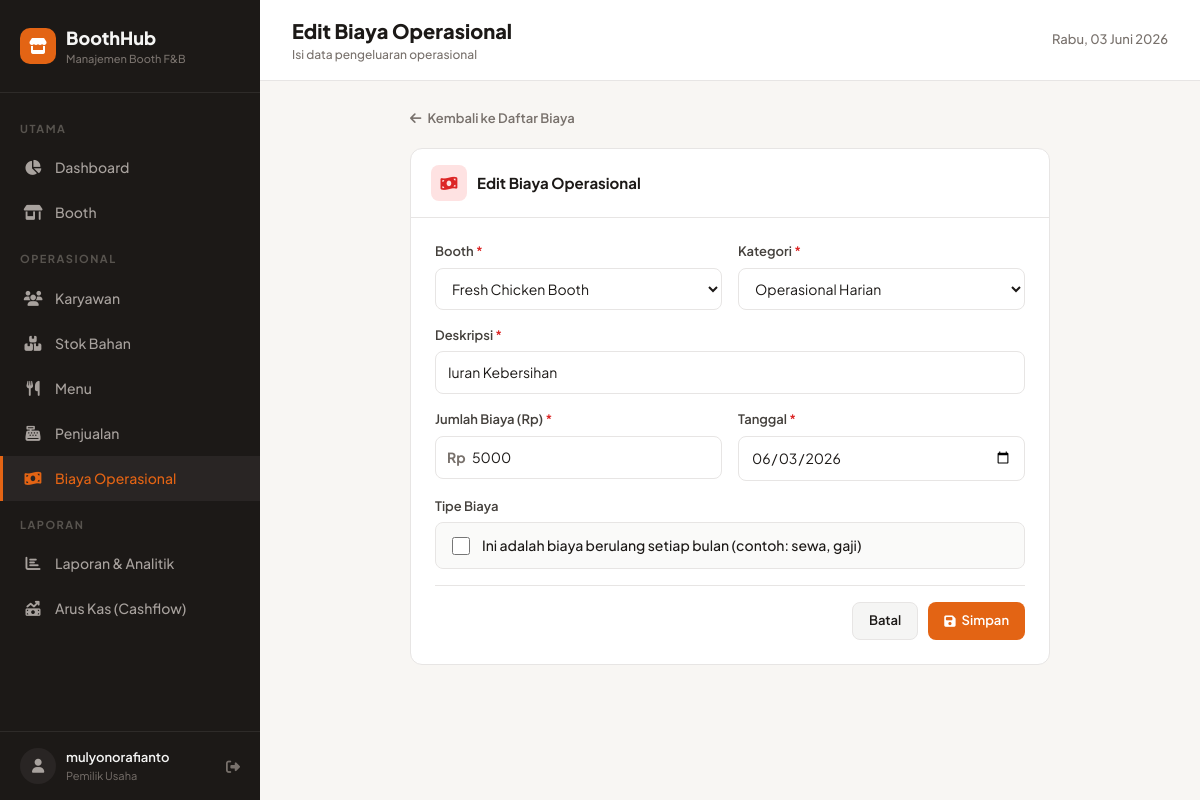
Page /biaya/2/update/ (signed in) on the committed database.
### boothapp/models.py (models this page shows, shortened)
class OperationalExpense(models.Model):
    CATEGORY_CHOICES = [
        ('karyawan', 'Biaya Karyawan'),
        ('sewa', 'Sewa Tempat'),
        ('investasi', 'Investasi Awal'),
        ('operasional', 'Operasional Harian'),
    ]
    booth = models.ForeignKey(Booth, on_delete=models.CASCADE, related_name='expenses')
    category = models.CharField(max_length=20, choices=CATEGORY_CHOICES, verbose_name='Kategori')
    description = models.CharField(max_length=200, verbose_name='Deskripsi')
    amount = models.PositiveIntegerField(verbose_name='Jumlah Biaya')
    date = models.DateField(verbose_name='Tanggal Pengeluaran')
    is_recurring = models.BooleanField(default=False, verbose_name='Biaya Berulang (Bulanan)')
    created_at = models.DateTimeField(auto_now_add=True)
    class Meta:
        verbose_name = 'Biaya Operasional'
        verbose_name_plural = 'Biaya Operasional'
        ordering = ['-date', '-created_at']

### boothapp/views.py (the view)
# urls.py: path('biaya/<int:pk>/update/', views.expense_update, name='expense_update'),
@login_required
def expense_update(request, pk):
    expense = get_object_or_404(OperationalExpense, pk=pk)
    if request.method == 'POST':
        form = OperationalExpenseForm(request.POST, instance=expense)
        if form.is_valid():
            form.save()
            return redirect('boothapp:expense_list')
    else:
        form = OperationalExpenseForm(instance=expense)
    return render(request, 'boothapp/expense_form.html', {'form': form, 'title': 'Edit Biaya Operasional'})

### boothapp/forms.py
class OperationalExpenseForm(forms.ModelForm):
    class Meta:
        model = OperationalExpense
        fields = ['booth', 'category', 'description', 'amount', 'date', 'is_recurring']
        widgets = {
            'description': forms.TextInput(attrs={'class': 'form-input', 'placeholder': 'Contoh: Gaji Januari, Sewa Bulan Feb'}),
            'amount': forms.NumberInput(attrs={'class': 'form-input'}),
            'date': forms.DateInput(attrs={'class': 'form-input', 'type': 'date'}),
        }

### boothapp/models.py (called while the page is built)
    def __str__(self):
        return self.name

### templates/boothapp/expense_form.html (shortened to what this page needs)
{% extends 'boothapp/base.html' %}
{% block nav_biaya %}active{% endblock %}
{% block page_title %}{{ title }}{% endblock %}
{% block page_subtitle %}Isi data pengeluaran operasional{% endblock %}
{% block content %}
<div style="max-width:640px;margin:0 auto;">
    <a href="{% url 'boothapp:expense_list' %}" style="display:inline-flex;align-items:center;gap:6px;color:var(--muted);text-decoration:none;font-size:13px;font-weight:600;margin-bottom:20px;"
       onmouseover="this.style.color='var(--accent)'" onmouseout="this.style.color='var(--muted)'">
        <i class="fas fa-arrow-left"></i> Kembali ke Daftar Biaya
    </a>
    <div class="card">
        <div class="card-header">
            <div style="display:flex;align-items:center;gap:10px;">
                <div style="width:36px;height:36px;border-radius:8px;background:#FEE2E2;display:flex;align-items:center;justify-content:center;">
                    <i class="fas fa-money-bill-wave" style="color:var(--danger);font-size:15px;"></i>
                </div>
                <span>{{ title }}</span>
            </div>
        </div>
        <div style="padding:24px;">
            <form method="post" novalidate>
                <div style="display:grid;grid-template-columns:1fr 1fr;gap:16px;">
                    <div class="form-group">
                        <label class="form-label">Booth <span style="color:var(--danger);">*</span></label>
                        {{ form.booth }}
                    </div>
                    <div class="form-group">
                        <label class="form-label">Kategori <span style="color:var(--danger);">*</span></label>
                        {{ form.category }}
                    </div>
                </div>
                <div class="form-group">
                    <label class="form-label">Deskripsi <span style="color:var(--danger);">*</span></label>
                    {{ form.description }}
                </div>
                <div style="display:grid;grid-template-columns:1fr 1fr;gap:16px;">
                    <div class="form-group">
                        <label class="form-label">Jumlah Biaya (Rp) <span style="color:var(--danger);">*</span></label>
                        <div style="position:relative;">
                            <span style="position:absolute;left:12px;top:50%;transform:translateY(-50%);color:var(--muted);font-weight:700;font-size:14px;">Rp</span>
                            {{ form.amount }}
                        </div>
                    </div>
                    <div class="form-group">
                        <label class="form-label">Tanggal <span style="color:var(--danger);">*</span></label>
                        {{ form.date }}
                    </div>
                </div>
                <div class="form-group">
                    <label class="form-label">Tipe Biaya</label>
                    <div style="display:flex;align-items:center;gap:12px;padding:12px 16px;background:#FAFAF9;border-radius:8px;border:1px solid var(--border);">
                        {{ form.is_recurring }}
                        <label for="id_is_recurring" style="font-size:14px;font-weight:500;cursor:pointer;">
                            Ini adalah biaya berulang setiap bulan (contoh: sewa, gaji)
                        </label>
                    </div>
                </div>
                <div style="display:flex;justify-content:flex-end;gap:10px;padding-top:16px;border-top:1px solid var(--border);">
                    <a href="{% url 'boothapp:expense_list' %}" class="btn btn-secondary" style="text-decoration:none;">Batal</a>
                    <button type="submit" class="btn btn-primary"><i class="fas fa-save"></i> Simpan</button>
                </div>
            </form>
        </div>
    </div>
</div>
{% endblock %}

### templates/boothapp/base.html (shortened to what this page needs)
<!DOCTYPE html>
<html lang="id">
<head>
    <script src="https://cdn.tailwindcss.com"></script>
    <link rel="stylesheet" href="https://cdnjs.cloudflare.com/ajax/libs/font-awesome/6.5.1/css/all.min.css">
</head>
<body>
    <aside class="sidebar" id="sidebar">
        <div class="sidebar-brand">
            <div style="display:flex;align-items:center;gap:10px;">
                <div style="width:36px;height:36px;background:var(--accent);border-radius:10px;display:flex;align-items:center;justify-content:center;">
                    <i class="fas fa-store" style="color:white;font-size:16px;"></i>
                </div>
                <div>
                    <div style="color:#F5F5F4;font-weight:800;font-size:18px;">BoothHub</div>
                    <div style="color:#78716C;font-size:11px;font-weight:500;">Manajemen Booth F&B</div>
                </div>
            </div>
        </div>
        <nav class="sidebar-nav">
            <div class="sidebar-section">Utama</div>
            <a href="{% url 'boothapp:dashboard' %}" class="{% block nav_dashboard %}{% endblock %}"><i class="fas fa-chart-pie"></i> Dashboard</a>
            <a href="{% url 'boothapp:booth_list' %}" class="{% block nav_booth %}{% endblock %}"><i class="fas fa-store-alt"></i> Booth</a>
            <div class="sidebar-section">Operasional</div>
            <a href="{% url 'boothapp:employee_list' %}" class="{% block nav_karyawan %}{% endblock %}"><i class="fas fa-users"></i> Karyawan</a>
            <a href="{% url 'boothapp:inventory_list' %}" class="{% block nav_stok %}{% endblock %}"><i class="fas fa-boxes-stacked"></i> Stok Bahan</a>
            <a href="{% url 'boothapp:menu_list' %}" class="{% block nav_menu %}{% endblock %}"><i class="fas fa-utensils"></i> Menu</a>
            <a href="{% url 'boothapp:sale_list' %}" class="{% block nav_penjualan %}{% endblock %}"><i class="fas fa-cash-register"></i> Penjualan</a>
            <a href="{% url 'boothapp:expense_list' %}" class="{% block nav_biaya %}{% endblock %}"><i class="fas fa-money-bill-wave"></i> Biaya Operasional</a>
                       <div class="sidebar-section">Laporan</div>
            <a href="{% url 'boothapp:report' %}" class="{% block nav_laporan %}{% endblock %}"><i class="fas fa-chart-bar"></i> Laporan & Analitik</a>
            <a href="{% url 'boothapp:cashflow_report' %}" class="{% block nav_cashflow %}{% endblock %}"><i class="fas fa-money-bill-trend-up"></i> Arus Kas (Cashflow)</a>
        </nav>
        <div style="padding:16px 20px;border-top:1px solid rgba(255,255,255,0.08);">
            <div style="display:flex;align-items:center;gap:10px;">
                <div style="width:36px;height:36px;background:#292524;border-radius:50%;display:flex;align-items:center;justify-content:center;">
                    <i class="fas fa-user" style="color:#A8A29E;font-size:14px;"></i>
                </div>
                <div style="flex:1;">
                    <div style="color:#F5F5F4;font-size:13px;font-weight:600;">{{ request.user.get_full_name|default:request.user.username }}</div>
                    <div style="color:#78716C;font-size:11px;">Pemilik Usaha</div>
                </div>
                <a href="{% url 'logout' %}" style="color:#78716C;font-size:14px;" title="Logout"><i class="fas fa-sign-out-alt"></i></a>
            </div>
        </div>
    </aside>
    <div class="main-content">
        <div class="topbar">
            <div style="display:flex;align-items:center;gap:12px;">
                <div>
                    <h1 id="pageTitle" style="font-size:20px;font-weight:800;">{% block page_title %}Dashboard{% endblock %}</h1>
                    <p id="pageSubtitle" style="font-size:12px;color:var(--muted);font-weight:500;">{% block page_subtitle %}{% endblock %}</p>
                </div>
            </div>
            <div style="display:flex;align-items:center;gap:12px;">
                <div style="font-size:13px;color:var(--muted);font-weight:500;">{% now "l, d F Y" %}</div>
            </div>
        </div>
        <div style="padding:24px 32px;" class="page-enter">
            {% block content %}{% endblock %}
        </div>
    </div>
</body>
</html>

### templates/boothapp/base.html (style rules this page uses)
:root { --bg: #F8F6F3; --fg: #1C1917; --muted: #78716C; --accent: #E36414; --accent-light: #FFF0E6; --card: #FFFFFF; --border: #E7E5E4; --sidebar: #1C1917; --sidebar-hover: #292524; --success: #16A34A; --warning: #F59E0B; --danger: #DC2626; --info: #0891B2; }
* { margin: 0; padding: 0; box-sizing: border-box; }
body { font-family: 'Plus Jakarta Sans', sans-serif; background: var(--bg); color: var(--fg); }
.sidebar { width: 260px; min-height: 100vh; background: var(--sidebar); position: fixed; left: 0; top: 0; z-index: 50; transition: transform 0.3s ease; display: flex; flex-direction: column; }
.sidebar-brand { padding: 24px 20px; border-bottom: 1px solid rgba(255,255,255,0.08); }
.sidebar-nav { flex: 1; overflow-y: auto; padding: 12px 0; }
.sidebar-nav a { display: flex; align-items: center; gap: 12px; padding: 12px 20px; color: #A8A29E; text-decoration: none; font-size: 14px; font-weight: 500; transition: all 0.2s; border-left: 3px solid transparent; }
.sidebar-nav a.active { background: var(--sidebar-hover); color: var(--accent); border-left-color: var(--accent); }
.sidebar-nav a i { width: 20px; text-align: center; font-size: 15px; }
.sidebar-section { padding: 16px 20px 8px; font-size: 11px; text-transform: uppercase; letter-spacing: 1.5px; color: #57534E; font-weight: 700; }
.main-content { margin-left: 260px; min-height: 100vh; }
.topbar { background: var(--card); border-bottom: 1px solid var(--border); padding: 16px 32px; display: flex; align-items: center; justify-content: space-between; position: sticky; top: 0; z-index: 40; }
.card { background: var(--card); border: 1px solid var(--border); border-radius: 12px; overflow: hidden; transition: box-shadow 0.2s; }
.card-header { padding: 16px 20px; border-bottom: 1px solid var(--border); font-weight: 700; font-size: 15px; display: flex; align-items: center; justify-content: space-between; }
.btn { padding: 8px 16px; border-radius: 8px; font-size: 13px; font-weight: 600; border: none; cursor: pointer; transition: all 0.2s; display: inline-flex; align-items: center; gap: 6px; font-family: inherit; text-decoration: none; }
.btn-primary { background: var(--accent); color: white; }
.btn-secondary { background: #F5F5F4; color: var(--fg); border: 1px solid var(--border); }
.form-group { margin-bottom: 16px; }
.form-label { display: block; font-size: 13px; font-weight: 600; margin-bottom: 6px; color: #44403C; }
.form-input, .form-select { width: 100%; padding: 10px 12px; border: 1px solid var(--border); border-radius: 8px; font-size: 14px; font-family: inherit; background: white; transition: border-color 0.2s; outline: none; }
.page-enter { animation: fadeUp 0.3s ease; }

### rows in the picture
OperationalExpense: booth "Fresh Chicken Booth", category "Operasional Harian", description "Iuran Kebersihan", amount "5000", date "06/03/2026"

### other values in the picture
{{ request.user.get_full_name|default:request.user.username }} "mulyonorafianto"
{{ title }} "Edit Biaya Operasional"
